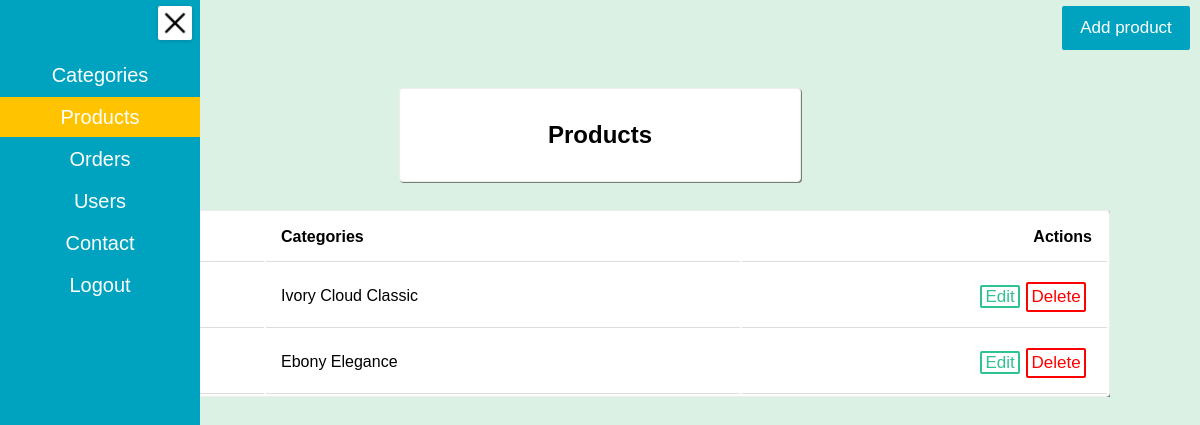
The app's page /admin/products.php?caid=34 (signed in), older data.
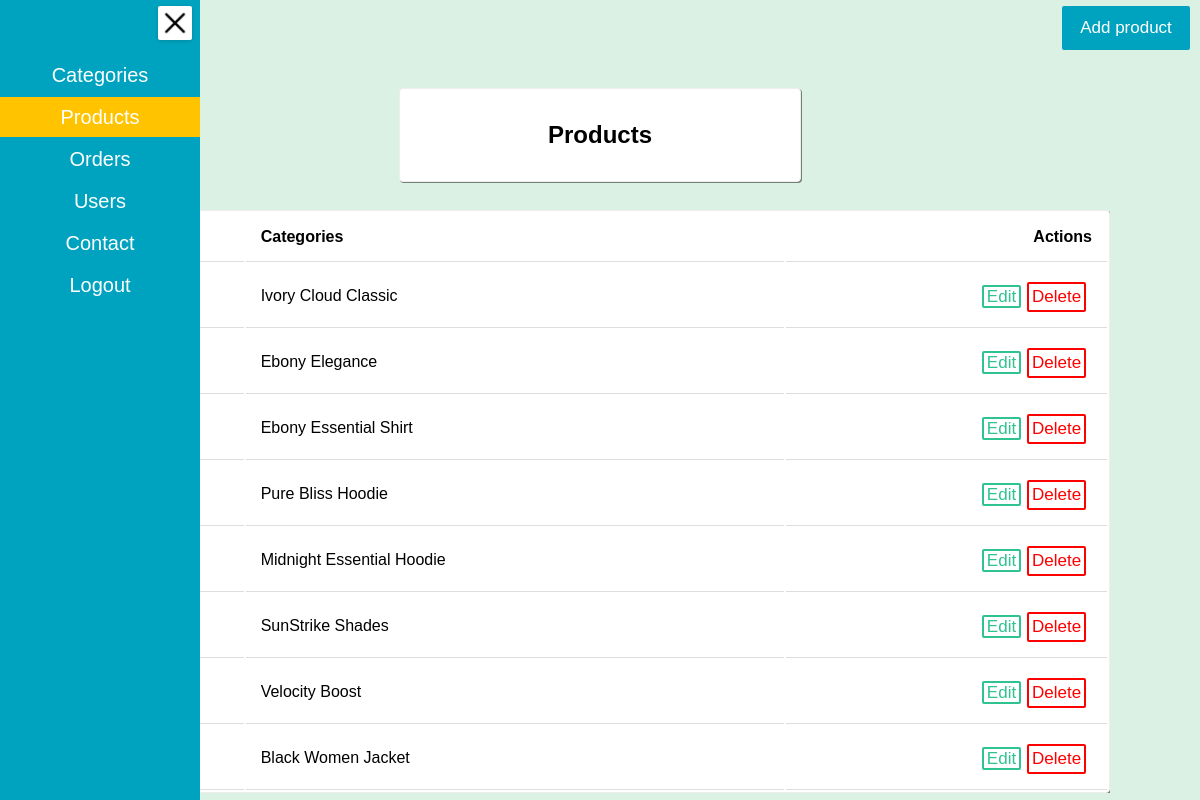
The same page, newer data.
### tables this page shows
CREATE TABLE `e_product` (
  `id` int(11) NOT NULL,
  `category_id` int(11) NOT NULL,
  `pr_name` varchar(55) NOT NULL,
  `pr_price` int(30) NOT NULL,
  `pr_qty` int(55) NOT NULL,
  `pr_short_desc` text NOT NULL,
  `pr_description` text NOT NULL,
  `pr_fimage` varchar(60) NOT NULL,
  `pr_simage` varchar(60) NOT NULL,
  `pr_timage` varchar(60) NOT NULL,
  `pr_fourthImage` varchar(60) NOT NULL,
  `pr_fifthImage` varchar(60) NOT NULL,
  `pr_meta_desc` varchar(55) NOT NULL
);

### admin/products.php (the view, shortened to what this page needs)
<?php
include "../partials/dbconn.php";
?>
<!DOCTYPE html>
<html lang="en">
<head>
    <link rel="stylesheet" href="admin.css">
</head>
<body class="body-clr">
    <div class="box">
        <?php
        if (isset($_GET['caid'])) {
        ?>
            <a class="btn subCats center-Items" style="padding: 0% 1%;" href="productHandle/addProduct.php?pr_caid=<?php echo $_GET['caid'] ?>">Add product</a>
        <?php } ?>
        <ul class="nav">
            <li><img id="cross" onclick="go()" src="../img/Cross.png" alt=""></li>
            <li><a class="prItems" id="categories" href="index.php">Categories</a></li>
            <li><a class="prItems" id="products" style="background-color: #FFC300 !important;" href="selectCat.php">Products</a></li>
            <li><a class="prItems" id="order" href="Order.php">Orders</a></li>
            <li><a class="prItems" id="users" href="users.php">Users</a></li>
            <li><a class="prItems" id="adminContact" href="adminContact.php">Contact</a></li>
            <li><a class="prItems" id="adminLogout" href="ad_logout.php">Logout</a></li>
        </ul>
    </div>
    <div class="catHeadContain">
        <div class="catHeading">
            <h2>Products</h2>
        </div>
    </div>
    <div class="mainCatContain">
        <div class="mainCat">
            <table>
                <thead>
                    <th>Sno</th>
                    <th>Categories</th>
                    <th style="text-align: end;">Actions</th>
                </thead>
                <tbody>
                    <?php
                    if (isset($_GET['caid'])) {
                        $categoryId = $_GET['caid'];
                        $res = mysqli_query($conn, "SELECT * FROM `e_product` WHERE category_id = $categoryId");
                        if (!$res) {
                            echo "selection was unsuccesful!";
                        } else {
                            $sno = 1;
                            while ($row = mysqli_fetch_assoc($res)) {
                    ?>
                                <tr>
                                    <td><?php echo $sno ?></td>
                                    <td><?php echo $row['pr_name'] ?></td>
                                    <td style="text-align: end;"><a class="btn action-btn" href="productHandle/edit_product.php?pr_id=<?php echo $row['id'] ?>">Edit</a><button class="btn action-btn btn-red" onclick="delProduct(<?php echo $row['id'] ?>,this)">Delete</button></td>
                                </tr>
                    <?php $sno += 1;
                            }
                        }
                    } ?>
                </tbody>
            </table>
        </div>
    </div>
</body>
</html>

### admin/admin.css (style rules this page uses)
* { margin: 0; padding: 0; font-family: sans-serif; }
.btn { height: 40px; width: 142px; background-color: #ffffff00; border-radius: 2px; border: 2px #2fc38f solid; font-size: 17px; color: #2fc38f; cursor: pointer; }
.btn-red { border: 2px red solid; color: red; text-align: center; }
.body-clr { background-color: #DAF1E4 !important; overflow-x: hidden !important; }
.center-Items { display: flex !important; justify-content: center; align-items: center; }
.nav { background-color: #00A3BF; list-style: none; width: 200px; height: 100vh; transition: 0.3s ease-in-out; align-items: center; line-height: 40px; z-index: 1; }
.box { display: flex; position: fixed; z-index: 6; }
.prItems { list-style: none; text-decoration: none; color: #fff; font-size: 20px; font-family: sans-serif; width: 200px; display: inline-block; text-align: center; }
#cross { margin: 6px 0px 0px 158px; height: 30px; background-color: #fff; border-radius: 2px; border: 2px groove #ffffff00; cursor: pointer; box-shadow: rgba(0, 0, 0, 0.16) 0px 1px 4px; }
.subCats { position: fixed; right: 10px; text-align: center; text-decoration: none; font-family: sans-serif; background-color: #00A3BF; margin: 6px 0px 0px 60px; border: 2px #00A3BF solid; color: #fff; width: 100px; }
.catHeadContain { height: 20vh; width: 100vw; display: flex; align-items: center; justify-content: center; }
.catHeading { background-color: white; border: 1px groove; box-shadow: 1px 1px rgba(0, 0, 0, 0.475); height: 92px; width: 400px; border-radius: 4px; display: flex; justify-content: center; align-items: center; margin-top: 110px; }
.catHeading h2 { font-family: sans-serif; }
.mainCatContain { width: 100vw; display: flex; justify-content: center; }
.mainCat { width: 85%; overflow: auto; height: fit-content; display: flex; flex-direction: column; margin-top: 50px; }
table { border: 1px groove; background-color: #fff; border-radius: 4px; box-shadow: rgba(0, 0, 0, 0.475) 1px 1px; }
td, th { padding: 15px; text-align: left; border-bottom: 1px solid #ddd; }
.action-btn { width: fit-content; margin-right: 6px; height: 30px; margin-top: 3px; border-radius: 2px; padding: 0% 1%; text-decoration: none; }

Row changes from the older to the newer data that the page shows:
added e_product: pr_name "Ebony Essential Shirt"
added e_product: pr_name "Pure Bliss Hoodie"
added e_product: pr_name "Midnight Essential Hoodie"
added e_product: pr_name "SunStrike Shades"
added e_product: pr_name "Velocity Boost"
added e_product: pr_name "Black Women Jacket"
